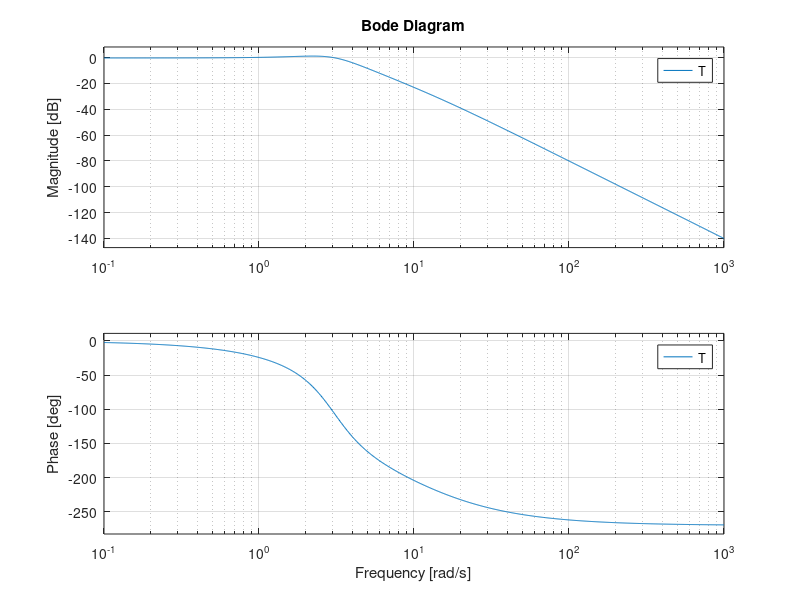

Recreate this plot in MATLAB. (Note: this script raises an error after producing the figure.)
k=100;
G = tf([0 k],[1 14.1 41.4 4]);
T = feedback(G,1);
figure
bode(T);
w = linspace(0,10*pi,128);
m = allmargin(T)
GainMargins_dB = mag2db(m.GainMargin)
